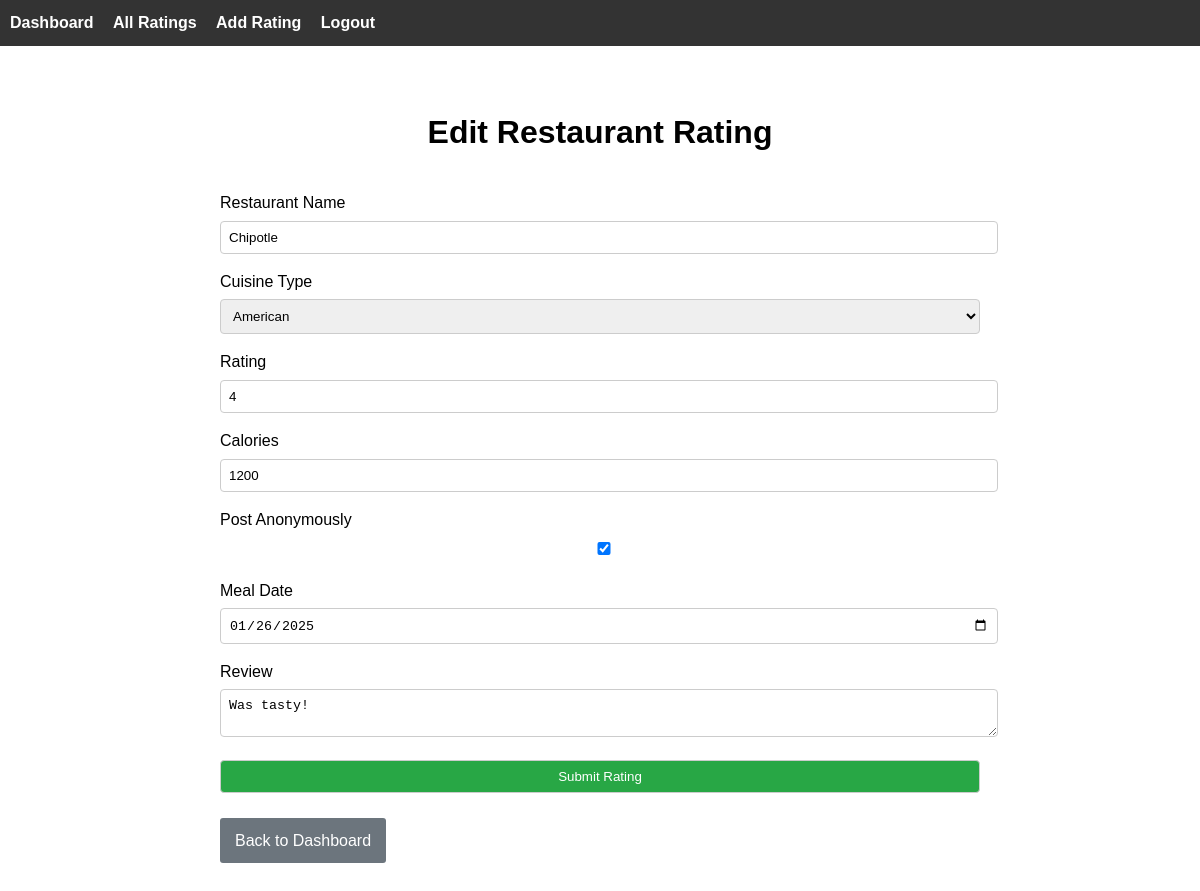
/edit_rating/1, run on an earlier commit of the app's database.
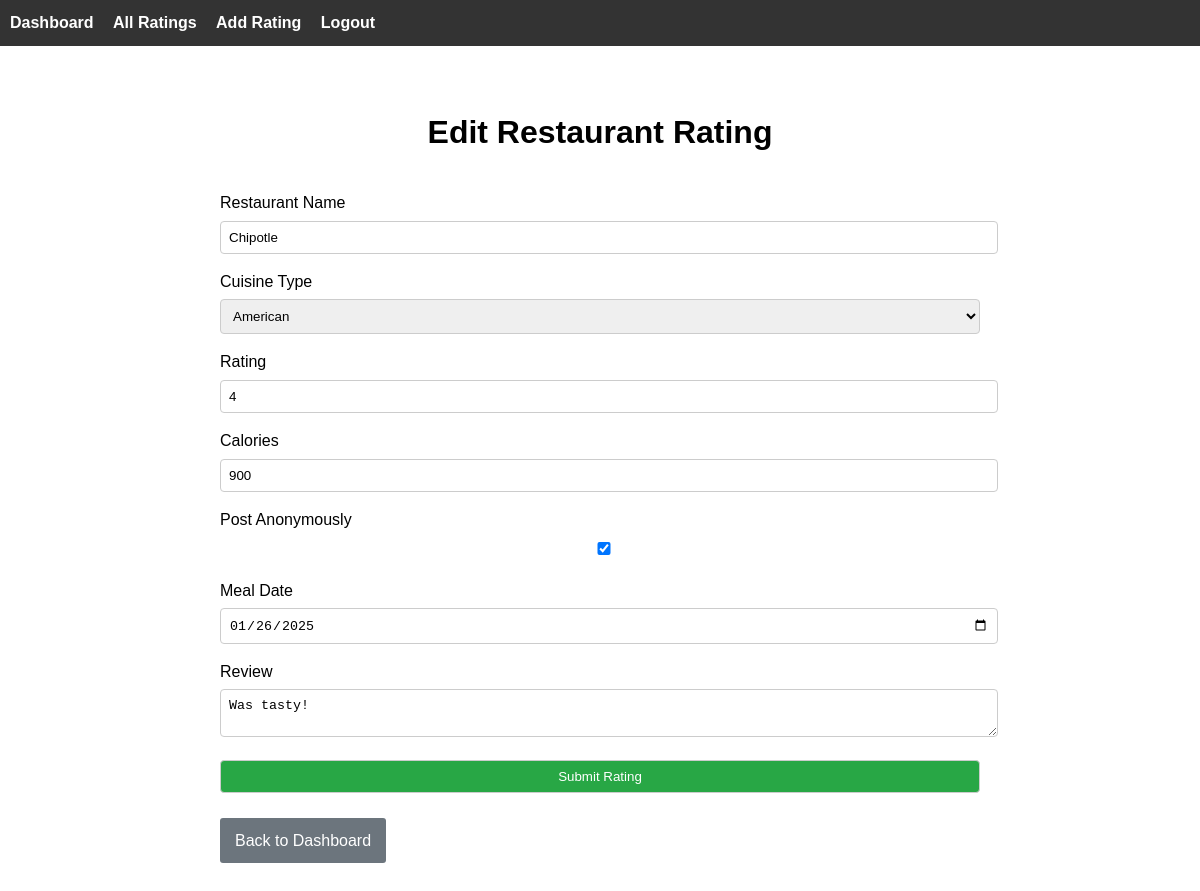
And on a later commit of the database.
### models.py (models this page shows)
class RestaurantRating(db.Model):
    id = db.Column(db.Integer, primary_key=True)
    user_id = db.Column(db.Integer, db.ForeignKey('user.id'), nullable=False)  # foreign key to the user model
    restaurant_name = db.Column(db.String(100), nullable=False)
    rating = db.Column(db.Integer, nullable=False)
    cuisine_type = db.Column(db.String(50), nullable=False)
    meal_date = db.Column(db.Date, default=date.today)
    review = db.Column(db.Text, nullable=True)
    calories = db.Column(db.Integer, nullable=True)
    is_anonymous = db.Column(db.Boolean, default=False) #adding anomylity
    user = db.relationship('User', backref='ratings', lazy=True)  # relationship to the User model

### app.py (the view, shortened to what this page needs)
@app.route('/edit_rating/<int:rating_id>', methods=['GET', 'POST'])
def edit_rating(rating_id):
    rating = RestaurantRating.query.get_or_404(rating_id)
    form = RestaurantRatingForm(obj=rating)
    return render_template('edit_rating.html', form=form, rating_id = rating_id)

### forms.py
class RestaurantRatingForm(FlaskForm):
    restaurant_name = StringField('Restaurant Name', validators=[InputRequired()])
    cuisine_type = SelectField('Cuisine Type', choices=[
        ('American', 'American'),
        ('Italian', 'Italian'),
        ('Chinese', 'Chinese'),
        ('Mexican', 'Mexican'),
        ('Indian', 'Indian'),
        ('Other', 'Other')
    ], validators=[InputRequired()])
    rating = IntegerField('Rating', validators=[InputRequired(), NumberRange(min=1, max=5)])
    review = TextAreaField('Review', validators=[Optional()])
    calories = IntegerField('Calories', validators=[Optional()])
    is_anonymous = BooleanField('Post Anonymously', default=False)
    meal_date = DateField(
        'Meal Date',
        format='%Y-%m-%d',
        validators=[Optional()]
    )
    submit = SubmitField('Submit Rating')

### templates/edit_rating.html (shortened to what this page needs)
{% extends "base.html" %}
{% block content %}
<div class="content">
  <h1>Edit Restaurant Rating</h1>
  <form method="POST" action="{{ url_for('edit_rating', rating_id=rating_id) }}">
    <div class="form-group">
      {{ form.restaurant_name.label }}
      {{ form.restaurant_name }}
    </div>
    <div class="form-group">
      {{ form.cuisine_type.label }}
      {{ form.cuisine_type }}
    </div>
    <div class="form-group">
      {{ form.rating.label }}
      {{ form.rating(type="number", min="1", max="5", step="1") }}
    </div>
    <div class="form-group">
      {{ form.calories.label }}
      {{ form.calories(type="number", min="0") }}
    </div>
    <div class="form-group">
      {{ form.is_anonymous.label }}
      {{ form.is_anonymous }}
    </div>
    <div class="form-group">
      {{ form.meal_date.label }}
      {{ form.meal_date(type="date") }}
    </div>
    <div class="form-group">
      {{ form.review.label }}
      {{ form.review }}
    </div>
    <div class="form-group">
      {{ form.submit(class="btn btn-primary") }}
    </div>
  </form>
  <a href="{{ url_for('dashboard') }}" class="btn btn-secondary">Back to Dashboard</a>
</div>
{% endblock %}

What changed in the data, as far as the page shows it:
changed RestaurantRating "Chipotle": calories "1200" → "900"
